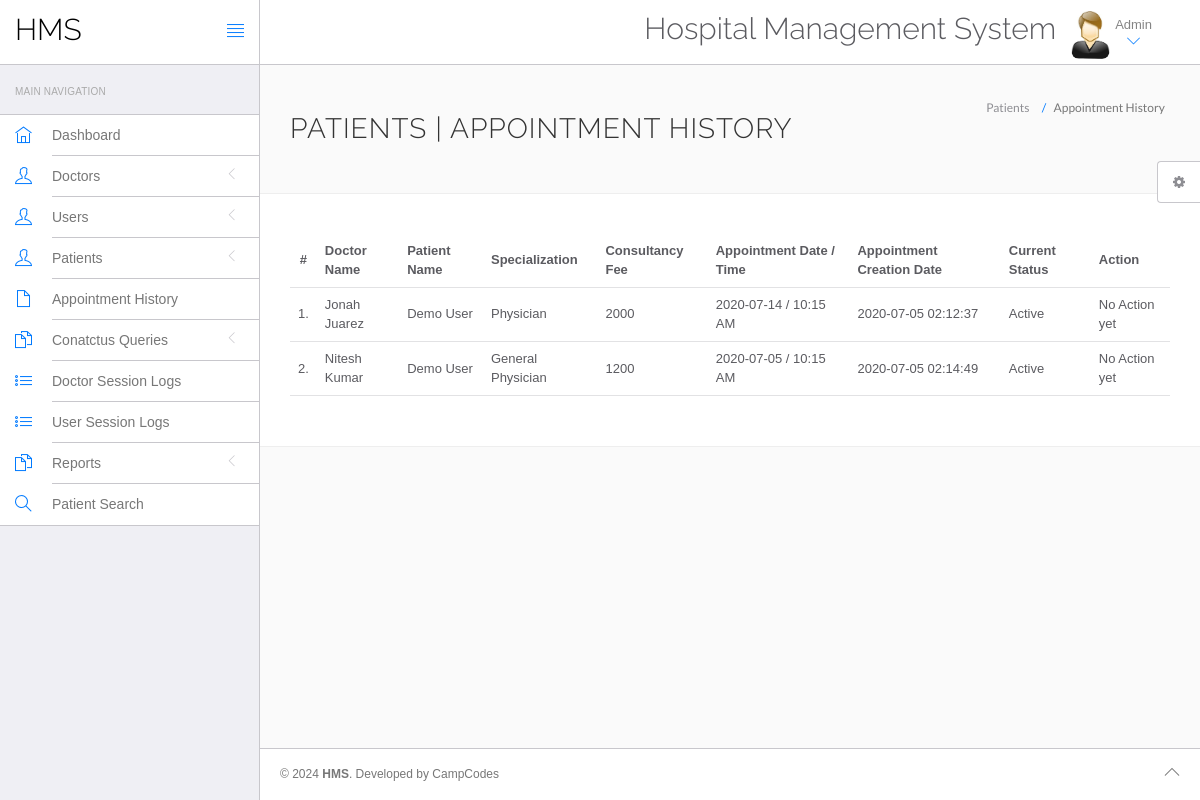
The app's page /hospital/hms/admin/appointment-history.php (signed in) with its own data.
### tables this page shows
CREATE TABLE `appointment` (
  `id` int(11) NOT NULL,
  `doctorSpecialization` varchar(255) DEFAULT NULL,
  `doctorId` int(11) DEFAULT NULL,
  `userId` int(11) DEFAULT NULL,
  `consultancyFees` int(11) DEFAULT NULL,
  `appointmentDate` varchar(255) DEFAULT NULL,
  `appointmentTime` varchar(255) DEFAULT NULL,
  `postingDate` timestamp NULL DEFAULT current_timestamp(),
  `userStatus` int(11) DEFAULT NULL,
  `doctorStatus` int(11) DEFAULT NULL,
  `updationDate` timestamp NULL DEFAULT NULL ON UPDATE current_timestamp()
);

CREATE TABLE `doctors` (
  `id` int(11) NOT NULL,
  `specilization` varchar(255) DEFAULT NULL,
  `doctorName` varchar(255) DEFAULT NULL,
  `address` longtext DEFAULT NULL,
  `docFees` varchar(255) DEFAULT NULL,
  `contactno` bigint(11) DEFAULT NULL,
  `docEmail` varchar(255) DEFAULT NULL,
  `password` varchar(255) DEFAULT NULL,
  `creationDate` timestamp NULL DEFAULT current_timestamp(),
  `updationDate` timestamp NULL DEFAULT NULL ON UPDATE current_timestamp()
);

CREATE TABLE `users` (
  `id` int(11) NOT NULL,
  `fullName` varchar(255) DEFAULT NULL,
  `address` longtext DEFAULT NULL,
  `city` varchar(255) DEFAULT NULL,
  `gender` varchar(255) DEFAULT NULL,
  `email` varchar(255) DEFAULT NULL,
  `password` varchar(255) DEFAULT NULL,
  `regDate` timestamp NULL DEFAULT current_timestamp(),
  `updationDate` timestamp NULL DEFAULT NULL ON UPDATE current_timestamp()
);

### hospital/hms/admin/appointment-history.php (the view, shortened to what this page needs)
<?php
include('include/config.php');
?>
<!DOCTYPE html>
<html lang="en">
	<head>
		<link rel="stylesheet" href="vendor/bootstrap/css/bootstrap.min.css">
		<link rel="stylesheet" href="vendor/fontawesome/css/font-awesome.min.css">
		<link rel="stylesheet" href="vendor/themify-icons/themify-icons.min.css">
		<link href="vendor/animate.css/animate.min.css" rel="stylesheet" media="screen">
		<link href="vendor/perfect-scrollbar/perfect-scrollbar.min.css" rel="stylesheet" media="screen">
		<link href="vendor/switchery/switchery.min.css" rel="stylesheet" media="screen">
		<link href="vendor/bootstrap-touchspin/jquery.bootstrap-touchspin.min.css" rel="stylesheet" media="screen">
		<link href="vendor/select2/select2.min.css" rel="stylesheet" media="screen">
		<link href="vendor/bootstrap-datepicker/bootstrap-datepicker3.standalone.min.css" rel="stylesheet" media="screen">
		<link href="vendor/bootstrap-timepicker/bootstrap-timepicker.min.css" rel="stylesheet" media="screen">
		<link rel="stylesheet" href="assets/css/styles.css">
		<link rel="stylesheet" href="assets/css/plugins.css">
		<link rel="stylesheet" href="assets/css/themes/theme-1.css" id="skin_color" />
	</head>
	<body>
		<div id="app">
<?php include('include/sidebar.php');?>
			<div class="app-content">
					<?php include('include/header.php');?>
				<div class="main-content" >
					<div class="wrap-content container" id="container">
						<section id="page-title">
							<div class="row">
								<div class="col-sm-8">
									<h1 class="mainTitle">Patients  | Appointment History</h1>
																	</div>
								<ol class="breadcrumb">
									<li>
										<span>Patients </span>
									</li>
									<li class="active">
										<span>Appointment History</span>
									</li>
								</ol>
							</div>
						</section>
						<div class="container-fluid container-fullw bg-white">
									<div class="row">
								<div class="col-md-12">
									<table class="table table-hover" id="sample-table-1">
										<thead>
											<tr>
												<th class="center">#</th>
												<th class="hidden-xs">Doctor Name</th>
												<th>Patient Name</th>
												<th>Specialization</th>
												<th>Consultancy Fee</th>
												<th>Appointment Date / Time </th>
												<th>Appointment Creation Date  </th>
												<th>Current Status</th>
												<th>Action</th>
											</tr>
										</thead>
										<tbody>
<?php
$sql=mysqli_query($con,"select doctors.doctorName as docname,users.fullName as pname,appointment.*  from appointment join doctors on doctors.id=appointment.doctorId join users on users.id=appointment.userId ");
$cnt=1;
while($row=mysqli_fetch_array($sql))
{
?>
											<tr>
												<td class="center"><?php echo $cnt;?>.</td>
												<td class="hidden-xs"><?php echo $row['docname'];?></td>
												<td class="hidden-xs"><?php echo $row['pname'];?></td>
												<td><?php echo $row['doctorSpecialization'];?></td>
												<td><?php echo $row['consultancyFees'];?></td>
												<td><?php echo $row['appointmentDate'];?> / <?php echo
												 $row['appointmentTime'];?>
												</td>
												<td><?php echo $row['postingDate'];?></td>
												<td>
<?php if(($row['userStatus']==1) && ($row['doctorStatus']==1))
{
	echo "Active";
}
												?></td>
												<td >
												<div class="visible-md visible-lg hidden-sm hidden-xs">
							<?php if(($row['userStatus']==1) && ($row['doctorStatus']==1))
{
echo "No Action yet";
	 } else {
		echo "Canceled";
		} ?>
												</div>
												</td>
											</tr>
											<?php
$cnt=$cnt+1;
											 }?>
										</tbody>
									</table>
								</div>
							</div>
								</div>
					</div>
				</div>
			</div>
	<?php include('include/footer.php');?>
	<?php include('include/setting.php');?>
		</div>
	</body>
</html>

### hospital/hms/admin/assets/css/themes/theme-1.css (style rules this page uses)
body { background: #FAFAFA; }

### records on screen
appointment: doctorId.doctorName "Jonah Juarez", userId.fullName "Demo User", doctorSpecialization "Physician", consultancyFees "2000", appointmentDate "2020-07-14", appointmentTime "10:15 AM", postingDate "2020-07-05 02:12:37", userStatus "Active"
appointment: doctorId.doctorName "Nitesh Kumar", userId.fullName "Demo User", doctorSpecialization "General Physician", consultancyFees "1200", appointmentDate "2020-07-05", appointmentTime "10:15 AM", postingDate "2020-07-05 02:14:49", userStatus "Active"
